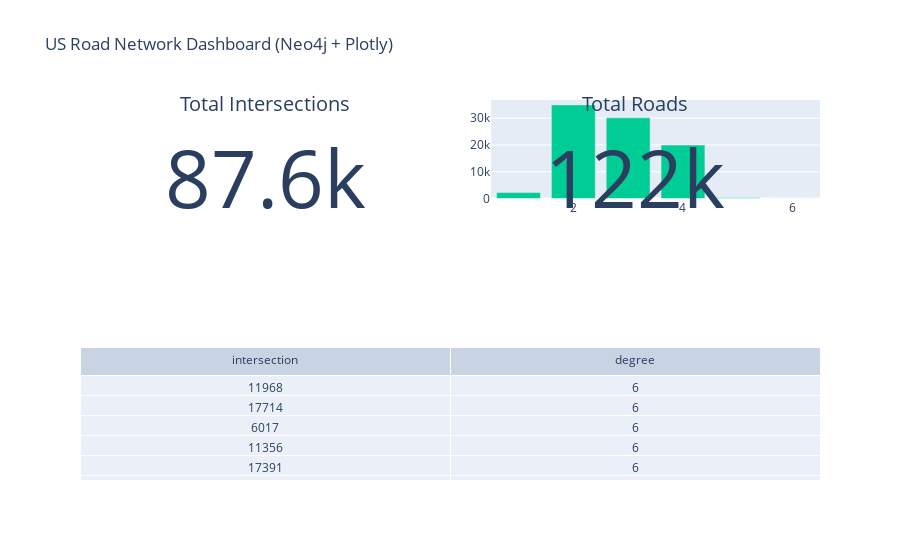

This figure's notebook cell:
### Code cell
# Build Plotly Dashboard
## KPI Cards
fig = go.Figure()

fig.add_trace(go.Indicator(
    mode="number",
    value=total_intersections,
    title={"text": "Total Intersections"},
    domain={'x': [0, 0.5], 'y': [0.6, 1]}
))

fig.add_trace(go.Indicator(
    mode="number",
    value=total_roads,
    title={"text": "Total Roads"},
    domain={'x': [0.5, 1], 'y': [0.6, 1]}
))

## Degree Distribution Bar Chart
fig.add_trace(go.Bar(
    x=degree_df["degree"],
    y=degree_df["frequency"],
    name="Degree Distribution",
    xaxis="x2",
    yaxis="y2"
))

## Top 10 Intersections Table
fig.add_trace(go.Table(
    header=dict(values=list(top10_df.columns)),
    cells=dict(values=[top10_df[col] for col in top10_df.columns]),
    domain={'x': [0, 1], 'y': [0, 0.35]}
))

## Layout
fig.update_layout(
    title="US Road Network Dashboard (Neo4j + Plotly)",
    grid={'rows': 3, 'columns': 2, 'pattern': "independent"},
    height=800
)

fig.show()

### Figure 1 — Plotly figure (JSON) as saved in the notebook; plotly's stock layout.template omitted (floating-point values rounded to 4 significant figures)
{"data": [{"domain": {"x": [0, 0.5], "y": [0.6, 1]}, "mode": "number", "title": {"text": "Total Intersections"}, "type": "indicator", "value": 87575}, {"domain": {"x": [0.5, 1], "y": [0.6, 1]}, "mode": "number", "title": {"text": "Total Roads"}, "type": "indicator", "value": 121961}, {"name": "Degree Distribution", "type": "bar", "x": [1, 2, 3, 4, 5, 6], "xaxis": "x2", "y": [2223, 34958, 30135, 19960, 256, 43], "yaxis": "y2"}, {"cells": {"values": [[11968, 17714, 6017, 11356, 17391, 2581, 2073, 5831, 9631, 17947], [6, 6, 6, 6, 6, 6, 6, 6, 6, 6]]}, "domain": {"x": [0, 1], "y": [0, 0.35]}, "header": {"values": ["intersection", "degree"]}, "type": "table"}], "layout": {"autosize": true, "grid": {"columns": 2, "pattern": "independent", "rows": 3}, "title": {"text": "US Road Network Dashboard (Neo4j + Plotly)"}, "xaxis2": {"autorange": true, "range": [0.5, 6.5], "type": "linear"}, "yaxis2": {"autorange": true, "range": [0, 36800.0], "type": "linear"}}}
